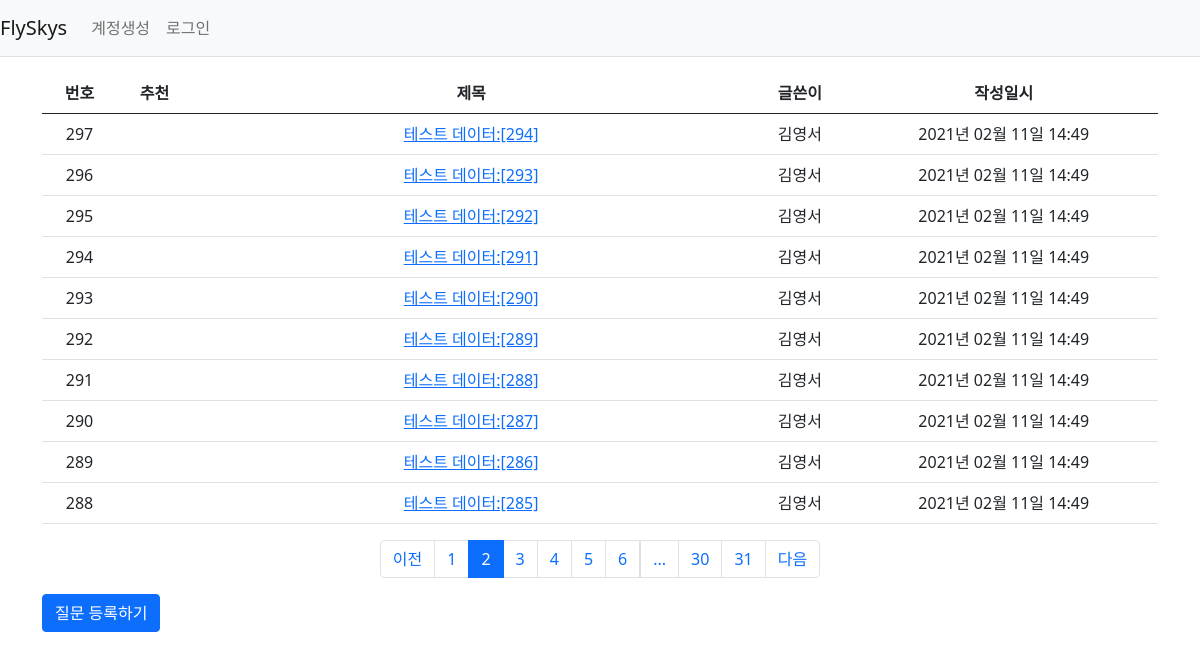
/question/list/?page=2, run on the app's committed database.
### flyskys/models.py (models this page shows)
class Question(db.Model):
    id = db.Column(db.Integer, primary_key=True)
    subject = db.Column(db.String(200), nullable=False)
    content = db.Column(db.Text(), nullable=False)
    create_date = db.Column(db.DateTime(), nullable=False)
    user_id = db.Column(db.Integer, db.ForeignKey(
        'user.id', ondelete='CASCADE'), nullable=False)
    user = db.relationship('User', backref=db.backref('question_set'))
    modify_date = db.Column(db.DateTime(), nullable=True)
    voter = db.relationship('User', secondary=question_voter,
                            backref=db.backref('question_voter_set'))

class User(db.Model):
    id = db.Column(db.Integer, primary_key=True)
    username = db.Column(db.String(150), unique=True, nullable=False)
    password = db.Column(db.String(200), nullable=False)
    email = db.Column(db.String(120), unique=True, nullable=False)

### flyskys/views/question_views.py (the view)
@bp.route("/list/")
def _list():
    page = request.args.get('page', type=int, default=1)
    question_list = Question.query.order_by(Question.create_date.desc())
    question_list = question_list.paginate(page, per_page=10)
    return render_template("question/question_list.html", question_list=question_list)

### flyskys/filter.py (called while the page is built)
def format_datetime(value, fmt='%Y년 %m월 %d일 %H:%M'):
    return value.strftime(fmt)

### flyskys/views/auth_views.py (called while the page is built)
@bp.before_app_request
def load_logged_in_user():
    user_id = session.get('user_id')
    if user_id is None:
        g.user = None
    else:
        g.user = User.query.get(user_id)

### flyskys/templates/question/question_list.html (shortened to what this page needs)
{% extends 'base.html' %} {% block content %}
<div class="container my-3">
  <table class="table">
    <thead>
      <tr class="text-center thead-dark">
        <th>번호</th>
        <th>추천</th>
        <th style="width: 50%">제목</th>
        <th>글쓴이</th>
        <th>작성일시</th>
      </tr>
    </thead>
    <tbody>
      {% if question_list %} {% for question in question_list.items %}
      <tr class="text-center">
        <td>
          {{ question_list.total - ((question_list.page - 1) *
          question_list.per_page) - loop.index0 }}
        </td>
        <td>
        </td>
        <td class="text-left">
          <a href="{{ url_for('question.detail', question_id=question.id) }}"
            >{{ question.subject }}
          </a>
        </td>
        <td>{{ question.user.username }}</td>
        <td>{{ question.create_date | datetime }}</td>
      </tr>
      {% endfor %} {% else %}
      <tr>
        <td colspan="3">질문이 없습니다.</td>
      </tr>
      {% endif %}
    </tbody>
  </table>
  <ul class="pagination justify-content-center">
    {% if question_list.has_prev %}
    <li class="page-item">
      <a class="page-link" href="?page={{ question_list.prev_num }}">이전</a>
    </li>
    {% else %}
    <li class="page-item disabled">
      <a class="page-link" tabindex="-1" aria-disabled="true" href="#">이전</a>
    </li>
    {% endif %}
    {% for page_num in question_list.iter_pages() %} {% if page_num %} {% if
    page_num != question_list.page %}
    <li class="page-item">
      <a class="page-link" href="?page={{ page_num }}">{{ page_num }}</a>
    </li>
    {% else %}
    <li class="page-item active" aria-current="page">
      <a class="page-link" href="#">{{ page_num }}</a>
    </li>
    {% endif %} {% else %}
    <li class="disabled">
      <a class="page-link" href="#">...</a>
    </li>
    {% endif %} {% endfor %}
    {% if question_list.has_next %}
    <li class="page-item">
      <a class="page-link" href="?page={{ question_list.next_num }}">다음</a>
    </li>
    {% else %}
    <li class="page-item disabled">
      <a class="page-link" tabindex="-1" aria-disabled="true" href="#">다음</a>
    </li>
    {% endif %}
  </ul>
  <a href="{{ url_for('question.create') }}" class="btn btn-primary"
    >질문 등록하기</a
  >
</div>
{% endblock %}

### data on the page
Question: id "297", subject "테스트 데이터:[294]", user.username "김영서", create_date "2021년 02월 11일 14:49"
Question: id "296", subject "테스트 데이터:[293]", user.username "김영서", create_date "2021년 02월 11일 14:49"
Question: id "295", subject "테스트 데이터:[292]", user.username "김영서", create_date "2021년 02월 11일 14:49"
Question: id "294", subject "테스트 데이터:[291]", user.username "김영서", create_date "2021년 02월 11일 14:49"
Question: id "293", subject "테스트 데이터:[290]", user.username "김영서", create_date "2021년 02월 11일 14:49"
Question: id "292", subject "테스트 데이터:[289]", user.username "김영서", create_date "2021년 02월 11일 14:49"
Question: id "291", subject "테스트 데이터:[288]", user.username "김영서", create_date "2021년 02월 11일 14:49"
Question: id "290", subject "테스트 데이터:[287]", user.username "김영서", create_date "2021년 02월 11일 14:49"
Question: id "289", subject "테스트 데이터:[286]", user.username "김영서", create_date "2021년 02월 11일 14:49"
Question: id "288", subject "테스트 데이터:[285]", user.username "김영서", create_date "2021년 02월 11일 14:49"

### other printed values
{{ page_num }} "1" "3" "4" "5" "6" "30" "31"
{{ page_num }} "2"
